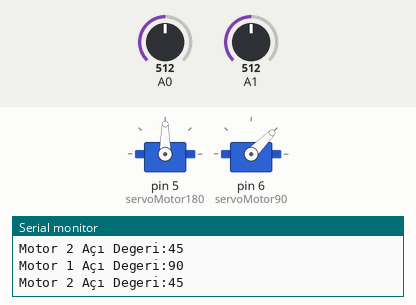
Recording of a sketch running on a simulated Arduino Leonardo, built with avr-gcc and run on an emulated ATmega32U4. Shown: 2 × servo, the last lines printed to the serial monitor. Inputs (shaded band) come from the test bench; at power-on: A0 = 512, A1 = 512. USB keyboard and mouse output is not drawn.

Above: at 1.2 s.
1.3 s: A0 set to 716
At 2.5 s:
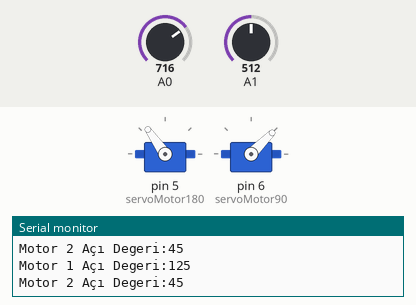
2.8 s: A1 set to 716
At 4.0 s:
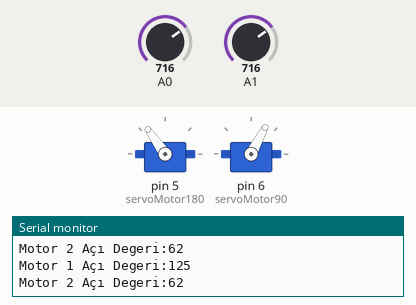
4.3 s: A0 set to 900
At 5.5 s:
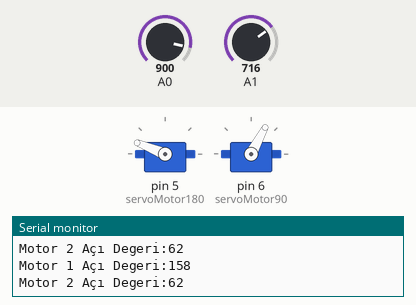
5.8 s: A1 set to 511
At 7.0 s:
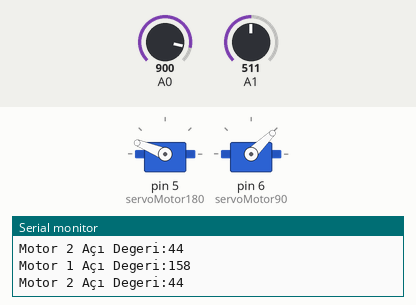
7.3 s: A0 set to 1023
At 8.5 s:
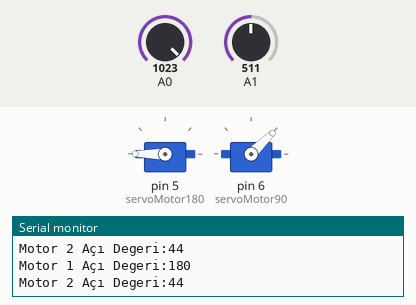
8.8 s: A1 set to 306
At 10.1 s:
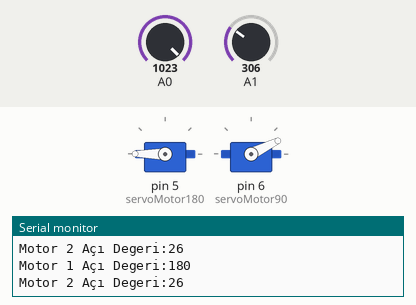
Timing chart, 0 to 11.3 s (numbered marks = the images above; inputs shaded):
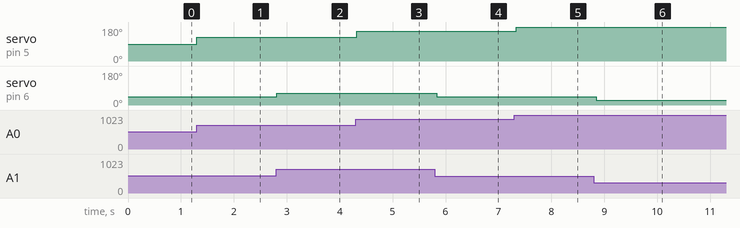

Measured:
- after the input at 1.3 s, servo on pin 5 (servoMotor180): 90° → 125° at once
- after the input at 2.8 s, servo on pin 6 (servoMotor90): 45° → 62° at once
- after the input at 4.3 s, servo on pin 5 (servoMotor180): 125° → 158° at once
- after the input at 5.8 s, servo on pin 6 (servoMotor90): 62° → 44° at once
- after the input at 7.3 s, servo on pin 5 (servoMotor180): 158° → 180° at once
- after the input at 8.8 s, servo on pin 6 (servoMotor90): 44° → 26° after 0.05 s

The sketch:

APS_3_Kod.ino
```cpp
/*
 *  Yıldıray KARACA IoT1929 Kampı Hafta 2 İçin Arduino Problem Seti 3 Çözümü.
 *  mail: yildiraykaraca@icloud.com
 *  github: https://github.com/yildiraykaraca
*/
#include <Joystick.h> // Joystick Kütüphanesini Dahil Ettik.
#include <Servo.h>    // Servo Motor Kütüphanesini Dahil Ettik.

Servo servoMotor180; // 1. Servo Motorumuza servoMotor180 Adını Verdik.
Servo servoMotor90;  // 2. Servo Motorumuza servoMotor90 Adını Verdik.

Joystick_ Joystick;  // Joystick'i Oluşturduk.

const bool initAutoSendState=true; // Oyun Denetleyicisinin Durumunu Güncelledik ve Başlattık.

void setup()  // Yüklendiğinde
{
 Joystick.begin();           // Joystick'i Başlattık.
 servoMotor180.attach(5);    // 1. Servo Motorumuzu 5 Numaralı Pine Bağladık ve Kurulumunu Belirttik.
 servoMotor90.attach(6);     // 2. Servo Motorumuzu 6 Numaralı Pine Bağladık ve Kurulumunu Belirttik.
 Serial.begin(9600);         // 9600 baud Seri Haberleşmeyi Başlattık.
}

void loop() // Sonsuz Döngü
{
  int X_Deger = analogRead(A0); // X_Deger Adında Değişken Tanımlayıp A0 Pinine Bağladığımız 1. Potansiyometre Değerini Okuyup Bu Değişkene Atadık.
  X_Deger= map(X_Deger, 0,1023, 0,180); // Potansiyometre 0-1023 Arasında Değer Aldığından Ötürü Bunu Derece Olarak 180 Derece Döndürmek İçin Max 180'e Oranladık.
  Joystick.setXAxis(X_Deger);           // JoyStick İçin X Ekseni Değerini Ayarladık.
  servoMotor180.write(X_Deger);           // servoMotor1 'e X_Degerini Yazdırdık.

  int Y_Deger = analogRead(A1); // Y_Deger Adında Değişken Tanımlayıp A1 Pinine Bağladığımız 2. Potansiyometre Değerini Okuyup Bu Değişkene Atadık.
  Y_Deger = map(Y_Deger, 0,1023, 0,90); // Potansiyometre 0-1023 Arasında Değer Aldığından Ötürü Bunu Derece Olarak 90 Derece Döndürmek İçin Max 180'e Oranladık.
  Joystick.setYAxis(Y_Deger);  // JoyStick İçin Y Ekseni Değerini Ayarladık.
  servoMotor90.write(Y_Deger);  // servoMotor2 'e Y_Degerini Yazdırdık.

  Serial.println("Motor 1 Açı Degeri:" + String(X_Deger)); // Motorun Açı Değerini Seri Monitöre Yaz.
  Serial.println("Motor 2 Açı Degeri:" + String(Y_Deger)); // Motorun Açı Değerini Seri Monitöre Yaz.
  delay(50); // 50 Mili Saniye Bekle.
}
```
